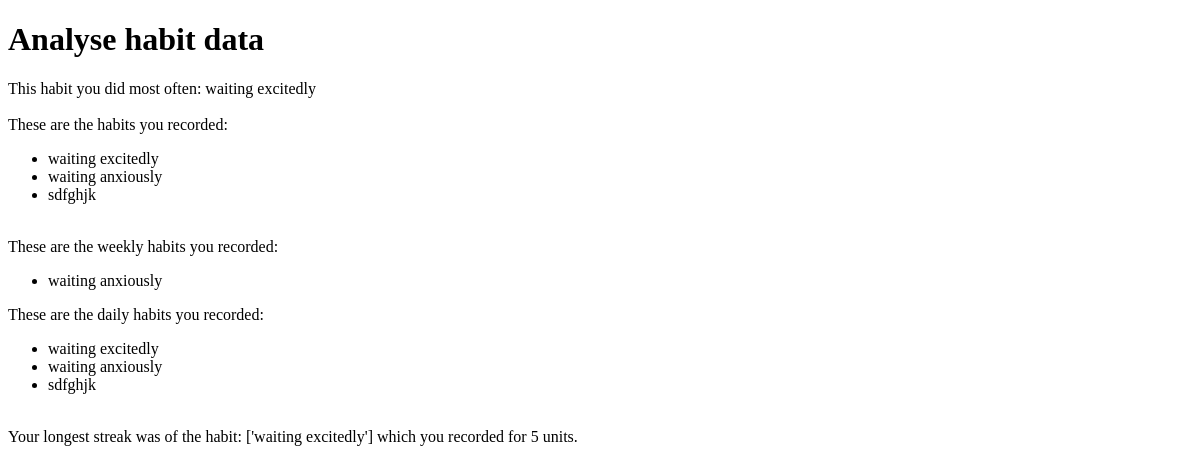
The page /analysis on the database as committed earlier.
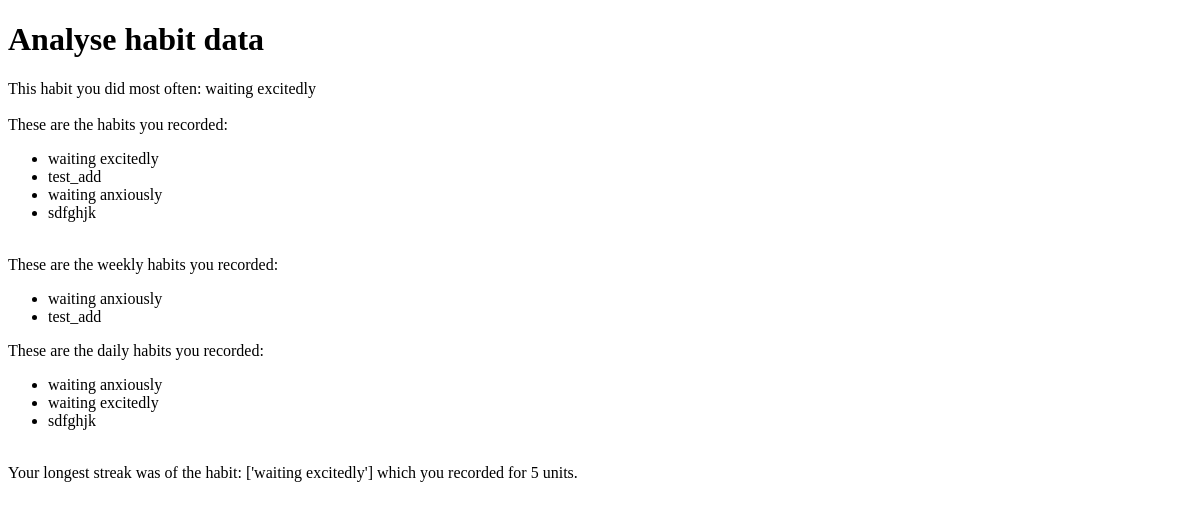
The same page on the database as committed later.
### tables this page shows
CREATE TABLE habits (
                id INTEGER PRIMARY KEY AUTOINCREMENT,
                name TEXT NOT NULL,
                date TEXT NOT NULL,
                streak INTEGER,
                periodicity TEXT NOT NULL
            );

### app.py (the view)
@app.route('/analysis', methods=('GET', 'POST'))
def analysis():
    conn = get_db_connection()
    cur = conn.cursor()
    cur.execute('SELECT name FROM habits')
    habits = cur.fetchall()
    habits_ls = [element[0] for element in habits]
    most_habit = ''
    single_habits_set = set(habits_ls)
    show_habits = [i for i in single_habits_set]
    for habit in single_habits_set:
        if habits_ls.count(habit) > habits_ls.count(most_habit):
            most_habit = habit
        elif habits_ls.count(habit) == habits_ls.count(most_habit):
            most_habit = habit, most_habit
    longest_streak = []
    conn = get_db_connection()
    cur = conn.cursor()
    cur.execute('SELECT name FROM habits WHERE periodicity = ?', ('daily',))
    ls_daily = cur.fetchall()
    ls_daily_readable_set = set([i[0] for i in ls_daily])
    for i in ls_daily_readable_set:
        longest_streak.append([i, current_streak(i)])
    all_dates = [i[1] for i in longest_streak]
    streak_count = max(all_dates)
    longest_habit_s = []
    for habit, date in longest_streak:
        if date == streak_count:
            longest_habit_s.append(habit)
    cur = conn.cursor()
    cur.execute('SELECT name FROM habits WHERE periodicity = ?', ('daily',))
    dailies = set(cur.fetchall())
    cur = conn.cursor()
    cur.execute('SELECT name FROM habits WHERE periodicity = ?', ('weekly',))
    weeklies = set(cur.fetchall())
    conn.close()
    return render_template('analysis.html', variable_most_habit=most_habit, habits = show_habits, longest_streak_habit = longest_habit_s, longest_streak_streak = streak_count, daily_habits = dailies, weekly_habits = weeklies)

### analysis.py (called while the page is built)
def current_streak(habit_name): #prior name analysis_streak
    conn = get_db_connection()
    cur = conn.cursor()
    try:
        cur.execute('SELECT date FROM habits WHERE name = ? ORDER BY date', (habit_name,))
        data = cur.fetchall()
        if not data:
            return 0  # No data for the given habit_name
        readable_dates = sorted(list(set([item[0] for item in data])))
        streak = 0
        current_date = datetime.date.today()
        current_streak_date = current_date.strftime('%Y-%m-%d')
        for i in range(len(readable_dates) - 1, -1, -1):
            if readable_dates[i] == current_streak_date:
                streak += 1
                current_date -= datetime.timedelta(days=1)
                current_streak_date = current_date.strftime('%Y-%m-%d')
            else:
                break
        return streak
    finally:
        pass

### app.py (called while the page is built)
@app.before_request
def before_request():
    g.db = get_db_connection()

### database.py (called while the page is built)
def close_db_connection(e=None):
    db = g.pop('db', None)
    if db is not None:
        db.close()

### templates/analysis.html (shortened to what this page needs)
<!DOCTYPE html>
<html lang="en">
<head>
</head>
<body>
    <h1>Analyse habit data</h1>
    <div>This habit you did most often: {{ variable_most_habit }}</div>
    <br>
    <div>These are the habits you recorded:</div>
    <ul>
        {% for habit in habits %}
            <li>{{ habit }}</li>
        {% endfor %}
    </ul>
    <br>
    <div>These are the weekly habits you recorded:</div>
    <ul>
        {% for habit in weekly_habits %}
            <li>{{ habit[0] }}</li>
        {% endfor %}
    </ul>
    <div>These are the daily habits you recorded:</div>
    <ul>
        {% for habit in daily_habits %}
            <li>{{ habit[0] }}</li>
        {% endfor %}
    </ul>
    <br>
    <div>Your longest streak was of the habit: {{ longest_streak_habit }} which you recorded for {{ longest_streak_streak }} units.</div>
</body>
</html>

Rows that differ between the two databases and show on the page:
added habits: name "test_add"
shown differently, row unchanged: habits (number 5 of 5 on the later page): moves up the list
